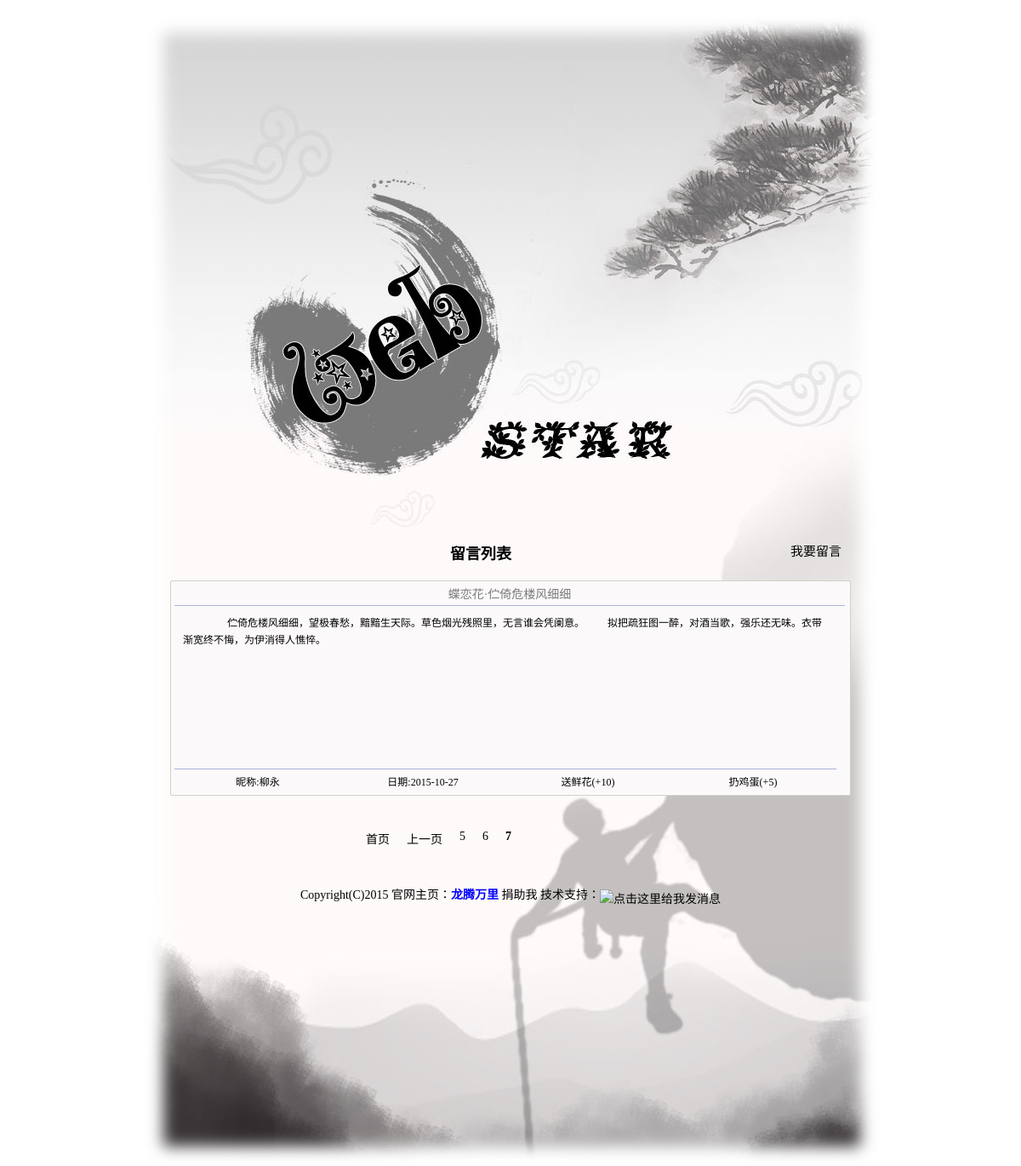
Page /main/show/12 on the committed database.
### tables this page shows
CREATE TABLE `my_article` (
  `id` int(11) NOT NULL AUTO_INCREMENT,
  `name` varchar(16) NOT NULL COMMENT '用户名',
  `title` varchar(16) NOT NULL COMMENT '提交的标题',
  `content` varchar(480) NOT NULL COMMENT '提交的内容',
  `good` varchar(16) NOT NULL DEFAULT '0' COMMENT '好评',
  `bad` varchar(16) NOT NULL DEFAULT '0' COMMENT '差评',
  `date` int(11) NOT NULL COMMENT '提交的时间',
  PRIMARY KEY (`id`)
);

### index.php (called while the page is built, shortened)
<?php
require_once BASEPATH.'core/CodeIgniter.php';

### web/models/Article_m.php (called while the page is built, shortened)
<?php if ( ! defined('BASEPATH')) exit('No direct script access allowed');
class Article_m extends CI_Model{
	private $tableName;
	public function __construct() {
		$this->tableName = (isset($arr['tableName'])) ? $arr['tableName'] : 'my_article';
	}
	public function get_page_list($num, $offset = '') {
		$this->db->order_by("date", "desc");
		$query = $this->db->get($this->tableName, $num, $offset);
		return $query->result_array();
	}
}
?>

### web/views/show.php (the view, shortened to what this page needs)
<!DOCTYPE html PUBLIC "-//W3C//DTD XHTML 1.0 Transitional//EN" "http://www.w3.org/TR/xhtml1/DTD/xhtml1-transitional.dtd">
<html xmlns="http://www.w3.org/1999/xhtml">
<head>
<link type="text/css" rel="stylesheet" href="css/style.css" />
<link rel="stylesheet" type="text/css" href="css/show.css" />
</head>
<body>
<div id="wrap">
	<div class="ck">
		<h6>留言列表 <span class="want_m"><a href="<?php echo base_url('main/index')?>">我要留言</a></span></h6>
		<div id="ajax_con">
			<?php foreach ($article_list as $row){?>
			<div class="message">
				<div class="message_con">
					<table cellspacing="0" cellpadding="0" border="0">
						<tbody>
							<tr>
								<td class="title"><?php echo $row['title'];?></td>
							</tr>
							<tr>
								<td>
									<table cellspacing="0" cellpadding="0" border="0">
										 <tbody>
											  <tr>
												<td class="content"><?php echo $row['content'];?></td>
											  </tr>
											  <tr>
												<td class="time">
													<table>
														<tr>
															<td>昵称:<?php echo $row['name'];?></td>
															<td>日期:<?php echo date('Y-m-d',$row['date']);?></td>
															<td><a id="good_btn" class="<?php echo $row['id'];?>" href="javascript:void(0)">送鲜花(+<span id="good_info"><?php echo $row['good'];?></span>)</a></td>
															<td><a id="bad_btn" class="<?php echo $row['id'];?>" href="javascript:void(0)">扔鸡蛋(+<span id="bad_info"><?php echo $row['bad'];?></span>)</a></td>
														</tr>
													</table>
											  </tr>
										 </tbody>
									</table>
								</td>
							</tr>
						</tbody>
					</table>
				</div>
			</div>
			<?php } ?>
			<div id="page">
				<?php echo $this->pagination->create_links(); ?>
			</div>
		</div>
	</div>
<?php require_once 'bottom.php';?>

### static/css/style.css (style rules this page uses)
* { margin:0px; padding:0px; }

### static/css/show.css (style rules this page uses)
body { color: #000000; background:#fff; }
a { color: #000000; text-decoration: none; }
h6 { font-size: 18px; padding: 6px 0 0; text-align: center; width: 798px; margin:0 auto; }
#wrap { background: url("../img/bg_2.jpg") repeat scroll 0 0 transparent; height: 1370px; margin: 0 auto; width:880px; }
#wrap .ck { position:relative; top:630px; }
.want_m { float: right; font-size: 15px; font-weight: 100; margin-right: 10px; }
#ajax_con { width:800px; margin:15px auto; }
.message { background: none repeat scroll 0 0 #FBF9FA; border: 1px solid #D4D0C8; border-radius:2px; float: left; padding: 2px; width: 794px; margin-top:5px; }
.message_con { float: left; margin: 2px 0 0 2px; overflow: hidden; width: 100%; }
.title { border-bottom: 1px solid #A9B3D7; color: #7A7A7A; height: 24px; line-height: 24px; text-align: center; width: 788px; font-size:14px; }
.content { border-bottom: 1px solid #A9B3D7; color: #000000; font-size: 12px; height: 181px; line-height: 20px; padding: 10px 10px 0; text-indent: 40px; vertical-align: top; width: 758px; }
.time table { width:100%; }
.time table td { padding:3px 0; width:25%; font-size:12px; text-align:center; }
#page { font-size:14px; height: 20px; width: 100%; text-align: center; }
#page .pagination li { float:left; padding:0px 10px; }

### rows in the picture
my_article: title "蝶恋花·伫倚危楼风细细", content "伫倚危楼风细细，望极春愁，黯黯生天际。草色烟光残照里，无言谁会凭阑意。 拟把疏狂图一醉，对酒当歌，强乐还无味。衣带渐宽终不悔，为伊消得人憔悴。", name "柳永", date "2015-10-27", good "10", bad "5"

### other values in the picture
$this->pagination->create_links() "首页 上一页 5 6 7"
